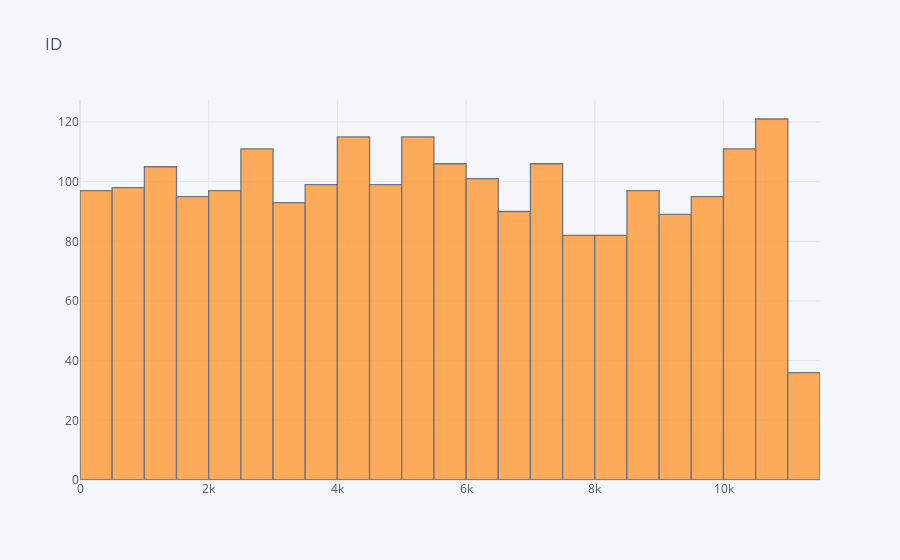
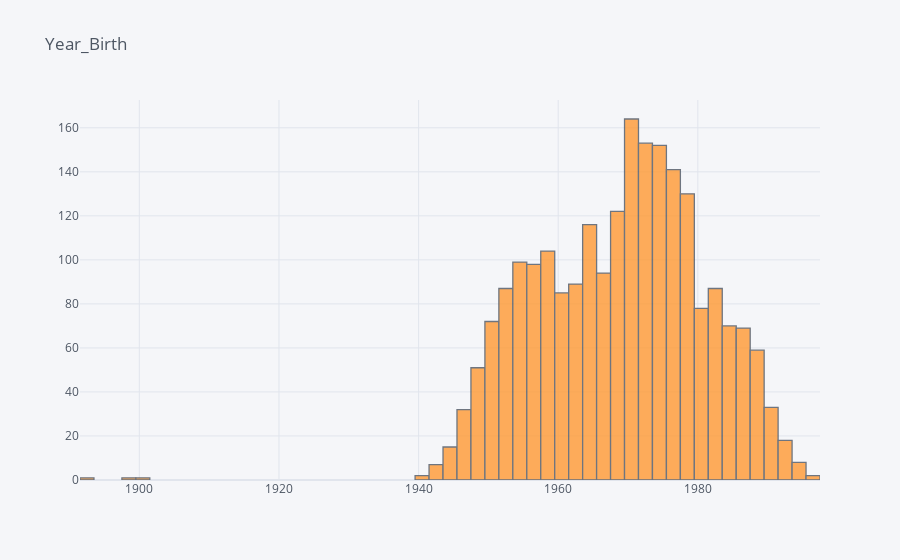
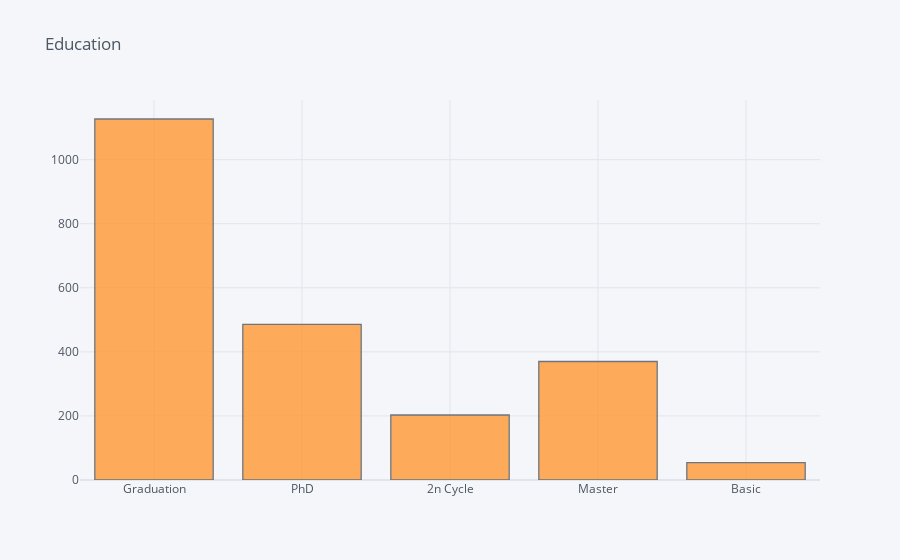
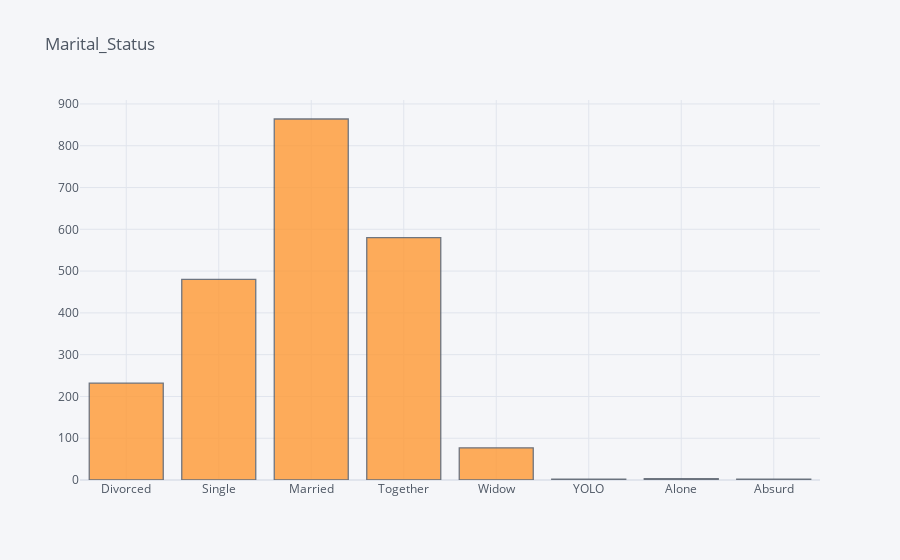

Notebook code cell kept with these figures, in order:
### Code cell
#Построение гистограмм для всех колонок 
def show_hist(df):
    for col in df.columns:
        df[col].iplot(kind='hist', title=col)
        
show_hist(df)

### Figure 1 — Plotly figure (JSON) as saved in the notebook; plotly's stock layout.template omitted (floating-point values rounded to 4 significant figures; data arrays with more than 128 entries replaced by an {"elided": "..."} marker saying what was removed)
{"data": [{"histfunc": "count", "histnorm": "", "marker": {"color": "rgba(255, 153, 51, 1.0)", "line": {"color": "#4D5663", "width": 1.3}}, "name": "ID", "opacity": 0.8, "orientation": "v", "type": "histogram", "x": {"elided": "2240 int values"}}], "layout": {"barmode": "overlay", "legend": {"bgcolor": "#F5F6F9", "font": {"color": "#4D5663"}}, "paper_bgcolor": "#F5F6F9", "plot_bgcolor": "#F5F6F9", "title": {"font": {"color": "#4D5663"}, "text": "ID"}, "xaxis": {"gridcolor": "#E1E5ED", "showgrid": true, "tickfont": {"color": "#4D5663"}, "title": {"font": {"color": "#4D5663"}, "text": ""}, "zerolinecolor": "#E1E5ED"}, "yaxis": {"gridcolor": "#E1E5ED", "showgrid": true, "tickfont": {"color": "#4D5663"}, "title": {"font": {"color": "#4D5663"}, "text": ""}, "zerolinecolor": "#E1E5ED"}}}

### Figure 2 — Plotly figure (JSON) as saved in the notebook; plotly's stock layout.template omitted (floating-point values rounded to 4 significant figures; data arrays with more than 128 entries replaced by an {"elided": "..."} marker saying what was removed)
{"data": [{"histfunc": "count", "histnorm": "", "marker": {"color": "rgba(255, 153, 51, 1.0)", "line": {"color": "#4D5663", "width": 1.3}}, "name": "Year_Birth", "opacity": 0.8, "orientation": "v", "type": "histogram", "x": {"elided": "2240 int values"}}], "layout": {"barmode": "overlay", "legend": {"bgcolor": "#F5F6F9", "font": {"color": "#4D5663"}}, "paper_bgcolor": "#F5F6F9", "plot_bgcolor": "#F5F6F9", "title": {"font": {"color": "#4D5663"}, "text": "Year_Birth"}, "xaxis": {"gridcolor": "#E1E5ED", "showgrid": true, "tickfont": {"color": "#4D5663"}, "title": {"font": {"color": "#4D5663"}, "text": ""}, "zerolinecolor": "#E1E5ED"}, "yaxis": {"gridcolor": "#E1E5ED", "showgrid": true, "tickfont": {"color": "#4D5663"}, "title": {"font": {"color": "#4D5663"}, "text": ""}, "zerolinecolor": "#E1E5ED"}}}

### Figure 3 — Plotly figure (JSON) as saved in the notebook; plotly's stock layout.template omitted (floating-point values rounded to 4 significant figures; data arrays with more than 128 entries replaced by an {"elided": "..."} marker saying what was removed)
{"data": [{"histfunc": "count", "histnorm": "", "marker": {"color": "rgba(255, 153, 51, 1.0)", "line": {"color": "#4D5663", "width": 1.3}}, "name": "Education", "opacity": 0.8, "orientation": "v", "type": "histogram", "x": {"elided": "2240 str values"}}], "layout": {"barmode": "overlay", "legend": {"bgcolor": "#F5F6F9", "font": {"color": "#4D5663"}}, "paper_bgcolor": "#F5F6F9", "plot_bgcolor": "#F5F6F9", "title": {"font": {"color": "#4D5663"}, "text": "Education"}, "xaxis": {"gridcolor": "#E1E5ED", "showgrid": true, "tickfont": {"color": "#4D5663"}, "title": {"font": {"color": "#4D5663"}, "text": ""}, "zerolinecolor": "#E1E5ED"}, "yaxis": {"gridcolor": "#E1E5ED", "showgrid": true, "tickfont": {"color": "#4D5663"}, "title": {"font": {"color": "#4D5663"}, "text": ""}, "zerolinecolor": "#E1E5ED"}}}

### Figure 4 — Plotly figure (JSON) as saved in the notebook; plotly's stock layout.template omitted (floating-point values rounded to 4 significant figures; data arrays with more than 128 entries replaced by an {"elided": "..."} marker saying what was removed)
{"data": [{"histfunc": "count", "histnorm": "", "marker": {"color": "rgba(255, 153, 51, 1.0)", "line": {"color": "#4D5663", "width": 1.3}}, "name": "Marital_Status", "opacity": 0.8, "orientation": "v", "type": "histogram", "x": {"elided": "2240 str values"}}], "layout": {"barmode": "overlay", "legend": {"bgcolor": "#F5F6F9", "font": {"color": "#4D5663"}}, "paper_bgcolor": "#F5F6F9", "plot_bgcolor": "#F5F6F9", "title": {"font": {"color": "#4D5663"}, "text": "Marital_Status"}, "xaxis": {"gridcolor": "#E1E5ED", "showgrid": true, "tickfont": {"color": "#4D5663"}, "title": {"font": {"color": "#4D5663"}, "text": ""}, "zerolinecolor": "#E1E5ED"}, "yaxis": {"gridcolor": "#E1E5ED", "showgrid": true, "tickfont": {"color": "#4D5663"}, "title": {"font": {"color": "#4D5663"}, "text": ""}, "zerolinecolor": "#E1E5ED"}}}
